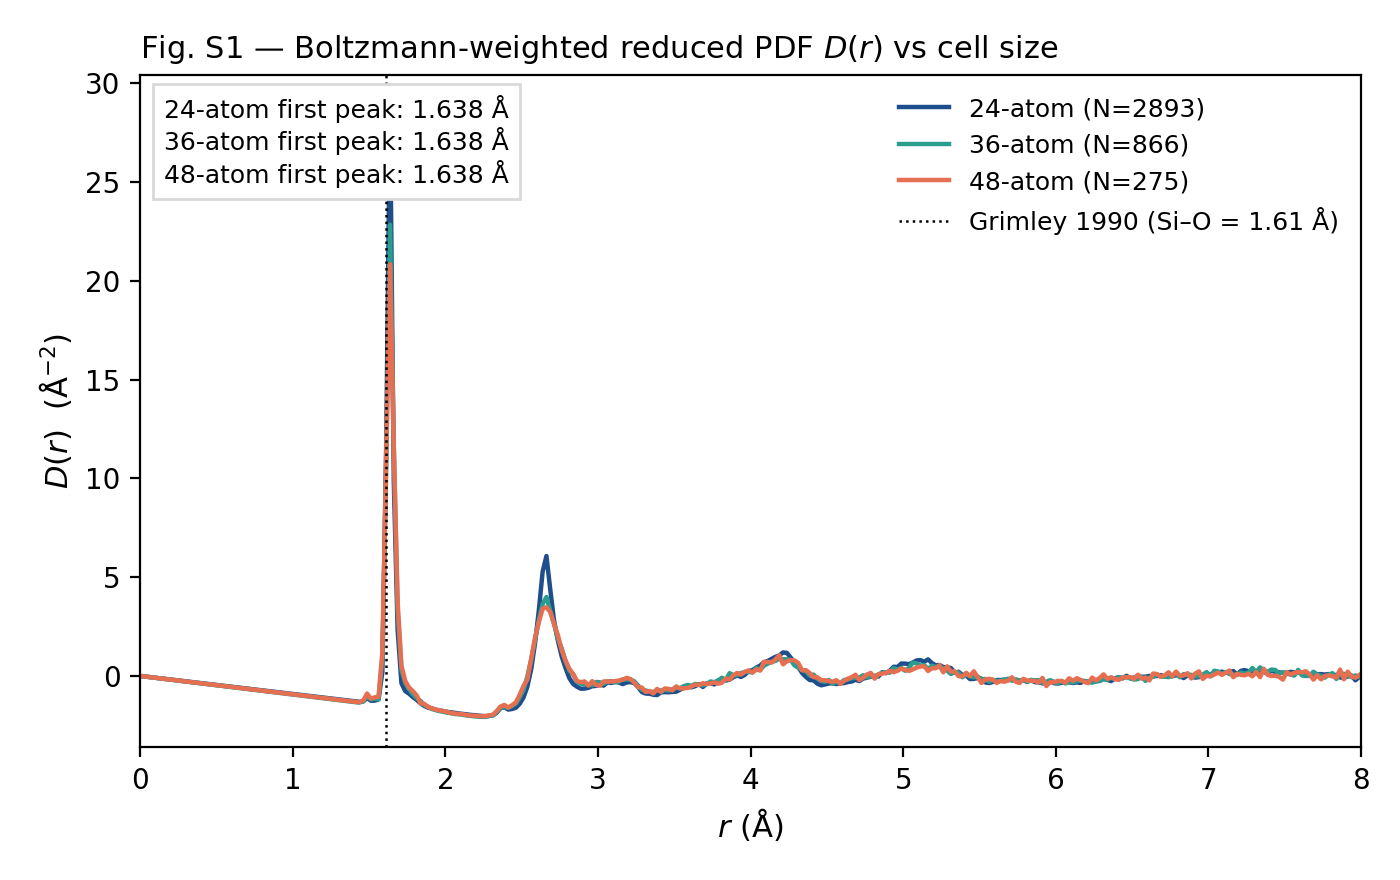

Write the Python code that produced this figure.
"""
Fig. S1 — Boltzmann-weighted reduced PDF D(r) for all three system sizes.
Shows that the first-shell Si–O peak is converged with cell size and matches
the experimental position of 1.61 Å (Grimley et al., 1990).
"""

from __future__ import annotations

import sys
from pathlib import Path

import matplotlib.pyplot as plt
import numpy as np

ROOT = Path(__file__).resolve().parents[2]
sys.path.insert(0, str(ROOT))

from paper_completion._load import (   # noqa: E402
    SizeEnsemble, SIZE_COLORS, SIZE_LABELS, first_peak_position,
)

SIZES = (24, 36, 48)
GRIMLEY_SIO_BOND = 1.61  # Å, Grimley et al. 1990
OUT = Path(__file__).parent


def main():
    plt.rcParams.update({
        "font.family": "DejaVu Sans",
        "axes.labelsize": 11, "xtick.labelsize": 10, "ytick.labelsize": 10,
        "legend.fontsize": 9,
    })

    fig, ax = plt.subplots(figsize=(7.0, 4.4))
    summary_rows = []
    for sz in SIZES:
        e = SizeEnsemble(sz)
        r, D, _ = e.avg_total_dr()
        if r is None:
            continue
        ax.plot(r, D, color=SIZE_COLORS[sz], lw=1.6,
                label=f"{SIZE_LABELS[sz]} (N={len(e.ids)})")
        peak = first_peak_position(r, D, 1.4, 1.9)
        summary_rows.append((sz, peak))

    ax.axvline(GRIMLEY_SIO_BOND, ls=":", color="k", lw=0.9,
               label=f"Grimley 1990 (Si–O = {GRIMLEY_SIO_BOND:.2f} Å)")
    ax.set_xlabel(r"$r$ (Å)")
    ax.set_ylabel(r"$D(r)$  (Å$^{-2}$)")
    ax.set_xlim(0.0, 8.0)
    ax.legend(loc="upper right", frameon=False)

    txt = "\n".join([f"{sz}-atom first peak: {p:.3f} Å" for sz, p in summary_rows])
    ax.text(0.02, 0.97, txt, transform=ax.transAxes, va="top", ha="left",
            fontsize=9, bbox=dict(facecolor="white", edgecolor="0.85"))
    ax.set_title("Fig. S1 — Boltzmann-weighted reduced PDF $D(r)$ vs cell size",
                 loc="left", fontsize=11)

    fig.tight_layout()
    pdf = OUT / "figS1_reduced_pdf_dr.pdf"
    png = OUT / "figS1_reduced_pdf_dr.png"
    fig.savefig(pdf); fig.savefig(png, dpi=200)
    print(f"Wrote {pdf.name} and {png.name}")


if __name__ == "__main__":
    main()
